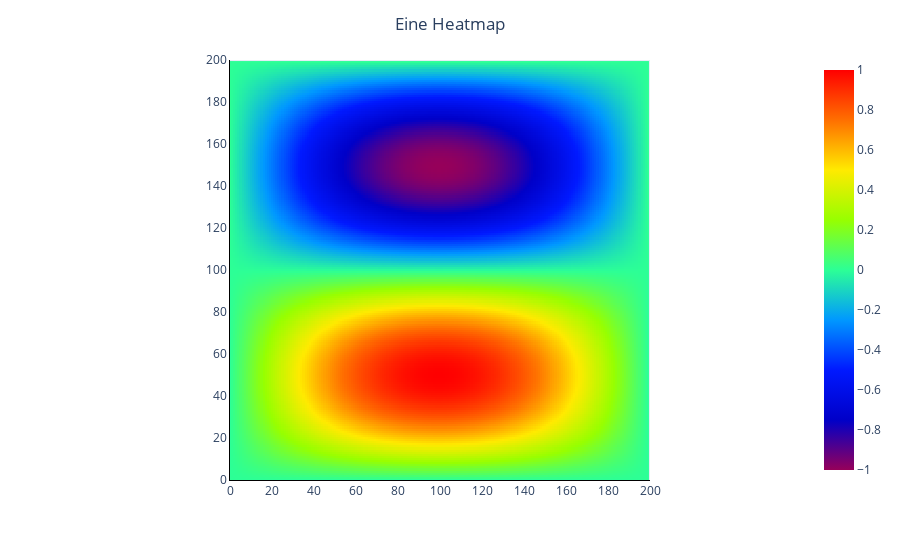

The code cell stored with this chart in its notebook:
### Markdown cell above
## Skalare Felder

### Code cell
n = 200
x = np.linspace(0, 1.0*np.pi, n)
y = np.linspace(0, 2.0*np.pi, n)
x, y = np.meshgrid(x, y)
z = np.sin(x)*np.sin(y)

fig = px.imshow(z, color_continuous_scale='rainbow')
axis_template = dict(range=[0, 200], autorange=False,
showgrid=False, zeroline=False,
linecolor='black', showticklabels=True,
ticks='')
fig.update_layout(title='Eine Heatmap',
title_x=0.5,
legend_title_text='Funktionswerte',
xaxis_nticks=12,
yaxis_nticks=12,
xaxis=axis_template,
yaxis=axis_template
)

### Figure 1 — Plotly figure (JSON) as saved in the notebook; plotly's stock layout.template omitted (floating-point values rounded to 4 significant figures; data arrays with more than 128 entries replaced by an {"elided": "..."} marker saying what was removed)
{"data": [{"coloraxis": "coloraxis", "hovertemplate": "x: %{x}<br>y: %{y}<br>color: %{z}<extra></extra>", "name": "0", "type": "heatmap", "xaxis": "x", "yaxis": "y", "z": {"elided": "200x200 float values"}}], "layout": {"coloraxis": {"colorscale": [[0, "rgb(150,0,90)"], [0.125, "rgb(0,0,200)"], [0.25, "rgb(0,25,255)"], [0.375, "rgb(0,152,255)"], [0.5, "rgb(44,255,150)"], [0.625, "rgb(151,255,0)"], [0.75, "rgb(255,234,0)"], [0.875, "rgb(255,111,0)"], [1, "rgb(255,0,0)"]]}, "legend": {"title": {"text": "Funktionswerte"}}, "margin": {"t": 60}, "title": {"text": "Eine Heatmap", "x": 0.5}, "xaxis": {"anchor": "y", "autorange": false, "constrain": "domain", "domain": [0, 1], "linecolor": "black", "nticks": 12, "range": [0, 200], "scaleanchor": "y", "showgrid": false, "showticklabels": true, "ticks": "", "zeroline": false}, "yaxis": {"anchor": "x", "autorange": false, "constrain": "domain", "domain": [0, 1], "linecolor": "black", "nticks": 12, "range": [0, 200], "showgrid": false, "showticklabels": true, "ticks": "", "zeroline": false}}}
